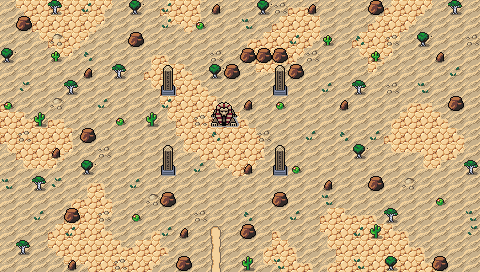

The image is a tile-based game level rendered from a .tmx file. Its description and source (layers, tilesets, objects; grid data summarised) follow:
An orthogonal 30x17 tile map with 16x16 px tiles, 3 tile layers (Background, Ground, Clutter), 2 tilesets and 20 objects.

<map version="1.10" tiledversion="1.10.1" orientation="orthogonal" renderorder="right-down" width="30" height="17" tilewidth="16" tileheight="16" infinite="0" nextlayerid="7" nextobjectid="81">
 <editorsettings>
  <export target="wastetown..tmx" format="tmx" />
 </editorsettings>
 <tileset firstgid="1" source="../../tileset/main.tsx" />
 <tileset firstgid="10113" source="../../tileset/buildings.tsx" />
 <layer id="1" name="Background" width="30" height="17">
  <data>[510 cells, 510 non-empty, 2 distinct tile ids]</data>
 </layer>
 <layer id="2" name="Ground" width="30" height="17">
  <data>[510 cells, 187 non-empty, 19 distinct tile ids]</data>
 </layer>
 <layer id="3" name="Clutter" width="30" height="17">
  <properties>
   <property name="spriteLayer" type="bool" value="true" />
  </properties>
  <data>[510 cells, 120 non-empty, 19 distinct tile ids]</data>
 </layer>
 <objectgroup id="4" name="Objects">
  <object id="38" template="../../obj/entry_up.tx" x="1" y="281" width="478" height="16">
   <properties>
    <property name="teleport" value="" />
   </properties>
  </object>
  <object id="51" template="../../obj/treasure.tx" x="247.923" y="92.8391" />
  <object id="56" template="../../obj/collision.tx" x="-16" y="0" width="16" height="272" />
  <object id="57" template="../../obj/collision.tx" x="480" y="0" width="16" height="272" />
  <object id="58" template="../../obj/collision.tx" x="-16" y="272" width="512" height="16" />
  <object id="59" template="../../obj/collision.tx" x="-16" y="-16" width="512" height="16" />
  <object id="60" template="../../obj/booster.tx" x="186.604" y="93.0526">
   <properties>
    <property name="reward">[
  {
    "editions": [  "MH2" ],
    "type": "card",
    "count": 10,
    "rarity": [ "Common" ]
    "colors": [ "white","green"]
  },
  {
    "editions": [ "MH2" ],
    "type": "card",
    "count": 3,
    "rarity": [ "Uncommon" ]
    "colors": [ "white","green" ]
  },
  {
    "editions": [ "MH2" ],
    "type": "card",
    "count": 1,
    "rarity": [ "Rare", "Mythic Rare" ]
    "colors": [ "white","green" ]
  }
]
</property>
   </properties>
  </object>
  <object id="65" template="../../obj/enemy.tx" x="82.9032" y="115.999">
   <properties>
    <property name="enemy" value="Stray Cat" />
    <property name="fleeRange" value="30" />
    <property name="pursueRange" type="int" value="30" />
    <property name="threatRange" type="int" value="50" />
   </properties>
  </object>
  <object id="66" template="../../obj/enemy.tx" x="362.673" y="135.857">
   <properties>
    <property name="enemy" value="Stray Cat" />
    <property name="fleeRange" value="30" />
    <property name="pursueRange" type="int" value="30" />
    <property name="threatRange" type="int" value="30" />
    <property name="waypoints" value="67,70" />
   </properties>
  </object>
  <object id="67" template="../../obj/waypoint.tx" x="300.895" y="134.533" />
  <object id="70" template="../../obj/waypoint.tx" x="441.662" y="135.415" />
  <object id="71" template="../../obj/enemy.tx" x="216.169" y="52.0138" visible="1">
   <properties>
    <property name="enemy" value="Leonin Warrior" />
    <property name="fleeRange" value="30" />
    <property name="pursueRange" type="int" value="30" />
    <property name="threatRange" type="int" value="60" />
    <property name="waypoints" value="74,75" />
   </properties>
  </object>
  <object id="73" template="../../obj/enemy.tx" x="164.098" y="129.237" visible="1">
   <properties>
    <property name="enemy" value="Leonin Weaponmaster" />
    <property name="fleeRange" value="30" />
    <property name="pursueRange" type="int" value="30" />
    <property name="threatRange" type="int" value="30" />
   </properties>
  </object>
  <object id="74" template="../../obj/waypoint.tx" x="157.038" y="51.5725" />
  <object id="75" template="../../obj/waypoint.tx" x="292.51" y="53.3376" />
  <object id="76" template="../../obj/enemy.tx" x="266.034" y="131.444" visible="1">
   <properties>
    <property name="enemy" value="Leonin Weaponmaster" />
    <property name="fleeRange" value="30" />
    <property name="pursueRange" type="int" value="30" />
    <property name="threatRange" type="int" value="30" />
   </properties>
  </object>
  <object id="77" template="../../obj/enemy.tx" x="211.433" y="178.228" visible="1">
   <properties>
    <property name="enemy" value="Stray Cat" />
    <property name="fleeRange" value="30" />
    <property name="pursueRange" type="int" value="30" />
    <property name="threatRange" type="int" value="30" />
   </properties>
  </object>
  <object id="78" template="../../obj/manashards.tx" x="241.322" y="151.743" />
  <object id="79" template="../../obj/manashards.tx" x="193.223" y="150.419" />
  <object id="80" template="../../obj/enemy.tx" x="228" y="95" visible="1">
   <properties>
    <property name="enemy" value="Leonin Weaponmaster" />
    <property name="fleeRange" value="30" />
    <property name="pursueRange" type="int" value="30" />
   </properties>
  </object>
 </objectgroup>
</map>
